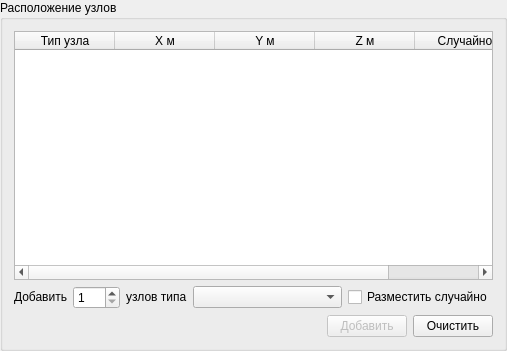
<?xml version="1.0" encoding="UTF-8"?>
<ui version="4.0">
 <class>NodesPage</class>
 <widget class="QGroupBox" name="NodesPage">
  <property name="geometry">
   <rect>
    <x>0</x>
    <y>0</y>
    <width>507</width>
    <height>351</height>
   </rect>
  </property>
  <property name="windowTitle">
   <string>GroupBox</string>
  </property>
  <property name="windowIcon">
   <iconset>
    <normaloff>../../../icon.png</normaloff>../../../icon.png</iconset>
  </property>
  <property name="title">
   <string>Расположение узлов</string>
  </property>
  <layout class="QVBoxLayout" name="verticalLayout">
   <item>
    <widget class="QTableWidget" name="t_nodes">
     <attribute name="horizontalHeaderHighlightSections">
      <bool>true</bool>
     </attribute>
     <attribute name="verticalHeaderHighlightSections">
      <bool>false</bool>
     </attribute>
     <column>
      <property name="text">
       <string>Тип узла</string>
      </property>
     </column>
     <column>
      <property name="text">
       <string>X м</string>
      </property>
     </column>
     <column>
      <property name="text">
       <string>Y м</string>
      </property>
     </column>
     <column>
      <property name="text">
       <string>Z м</string>
      </property>
     </column>
     <column>
      <property name="text">
       <string>Случайно</string>
      </property>
     </column>
    </widget>
   </item>
   <item>
    <layout class="QHBoxLayout" name="hb_addNodes">
     <item>
      <widget class="QLabel" name="l_addNodes">
       <property name="sizePolicy">
        <sizepolicy hsizetype="Maximum" vsizetype="Fixed">
         <horstretch>0</horstretch>
         <verstretch>0</verstretch>
        </sizepolicy>
       </property>
       <property name="text">
        <string>Добавить</string>
       </property>
       <property name="buddy">
        <cstring>sb_nodesCount</cstring>
       </property>
      </widget>
     </item>
     <item>
      <widget class="QSpinBox" name="sb_nodesCount">
       <property name="sizePolicy">
        <sizepolicy hsizetype="Preferred" vsizetype="Fixed">
         <horstretch>0</horstretch>
         <verstretch>0</verstretch>
        </sizepolicy>
       </property>
       <property name="minimum">
        <number>1</number>
       </property>
       <property name="maximum">
        <number>999</number>
       </property>
      </widget>
     </item>
     <item>
      <widget class="QLabel" name="l_nodeTypes">
       <property name="sizePolicy">
        <sizepolicy hsizetype="Fixed" vsizetype="Fixed">
         <horstretch>0</horstretch>
         <verstretch>0</verstretch>
        </sizepolicy>
       </property>
       <property name="text">
        <string>узлов типа</string>
       </property>
       <property name="buddy">
        <cstring>cb_nodeTypes</cstring>
       </property>
      </widget>
     </item>
     <item>
      <widget class="QComboBox" name="cb_nodeTypes">
       <property name="sizePolicy">
        <sizepolicy hsizetype="Expanding" vsizetype="Fixed">
         <horstretch>0</horstretch>
         <verstretch>0</verstretch>
        </sizepolicy>
       </property>
      </widget>
     </item>
     <item>
      <widget class="QCheckBox" name="cb_randomCoord">
       <property name="text">
        <string>Разместить случайно</string>
       </property>
      </widget>
     </item>
    </layout>
   </item>
   <item>
    <layout class="QHBoxLayout" name="horizontalLayout">
     <item>
      <spacer name="horizontalSpacer">
       <property name="orientation">
        <enum>Qt::Horizontal</enum>
       </property>
       <property name="sizeHint" stdset="0">
        <size>
         <width>40</width>
         <height>20</height>
        </size>
       </property>
      </spacer>
     </item>
     <item>
      <widget class="QPushButton" name="b_addNodes">
       <property name="enabled">
        <bool>false</bool>
       </property>
       <property name="sizePolicy">
        <sizepolicy hsizetype="Fixed" vsizetype="Fixed">
         <horstretch>0</horstretch>
         <verstretch>0</verstretch>
        </sizepolicy>
       </property>
       <property name="text">
        <string>Добавить</string>
       </property>
      </widget>
     </item>
     <item>
      <widget class="QPushButton" name="b_clear">
       <property name="sizePolicy">
        <sizepolicy hsizetype="Fixed" vsizetype="Fixed">
         <horstretch>0</horstretch>
         <verstretch>0</verstretch>
        </sizepolicy>
       </property>
       <property name="text">
        <string>Очистить</string>
       </property>
      </widget>
     </item>
    </layout>
   </item>
  </layout>
 </widget>
 <resources/>
 <connections/>
</ui>
